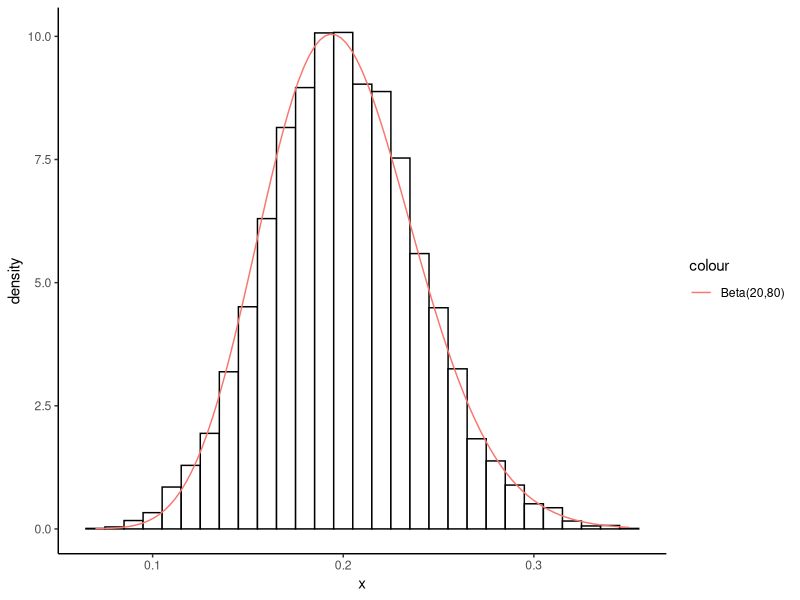
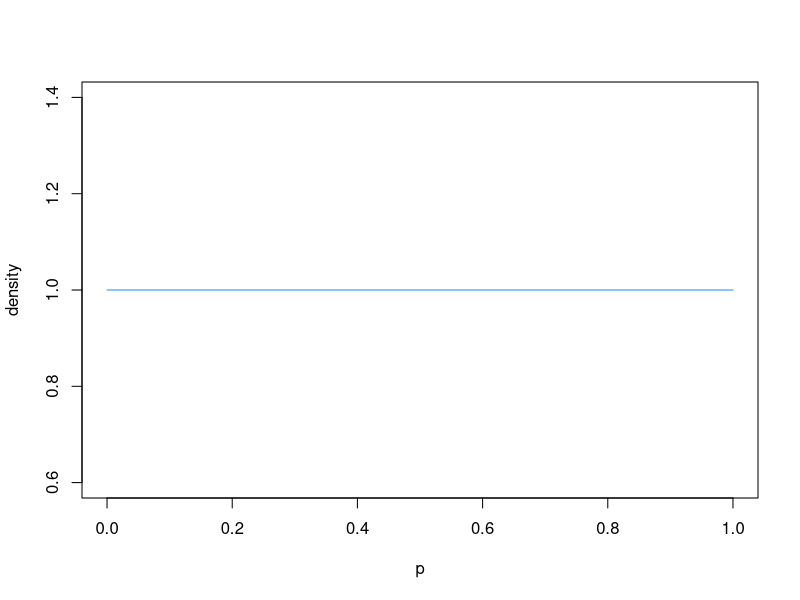
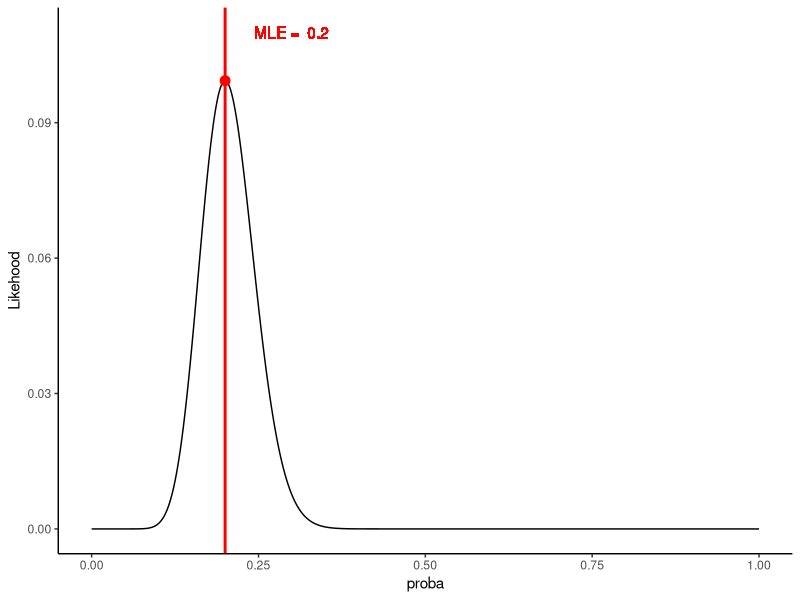
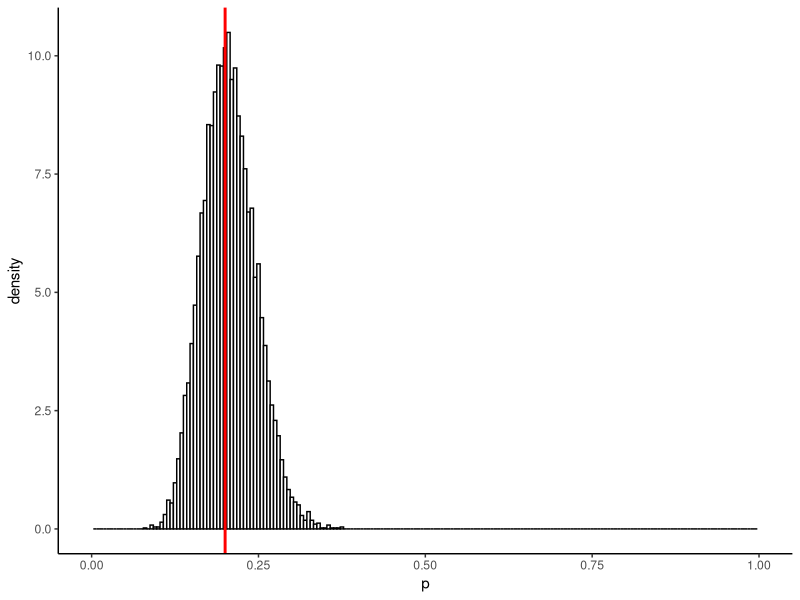
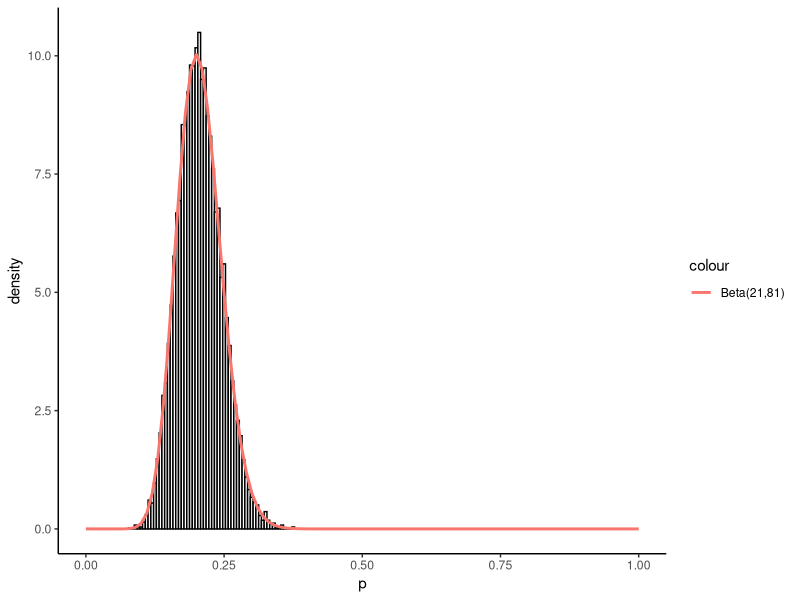
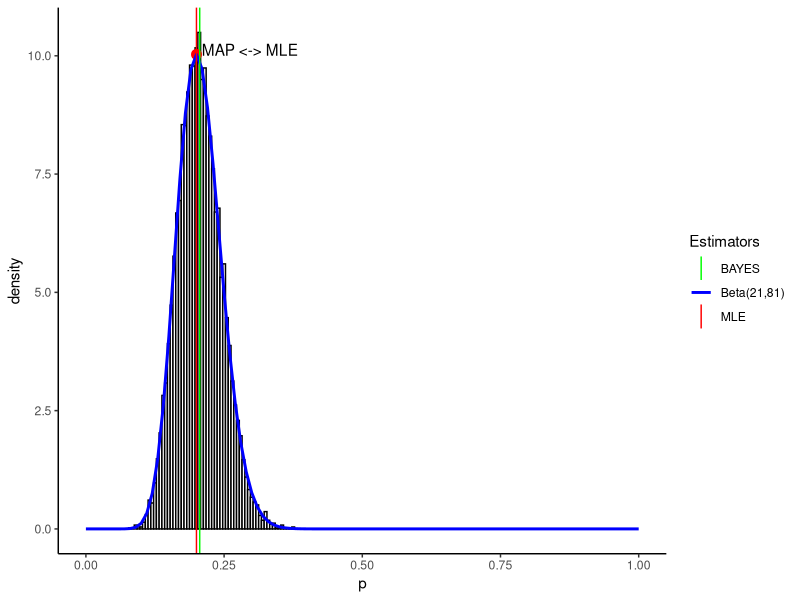
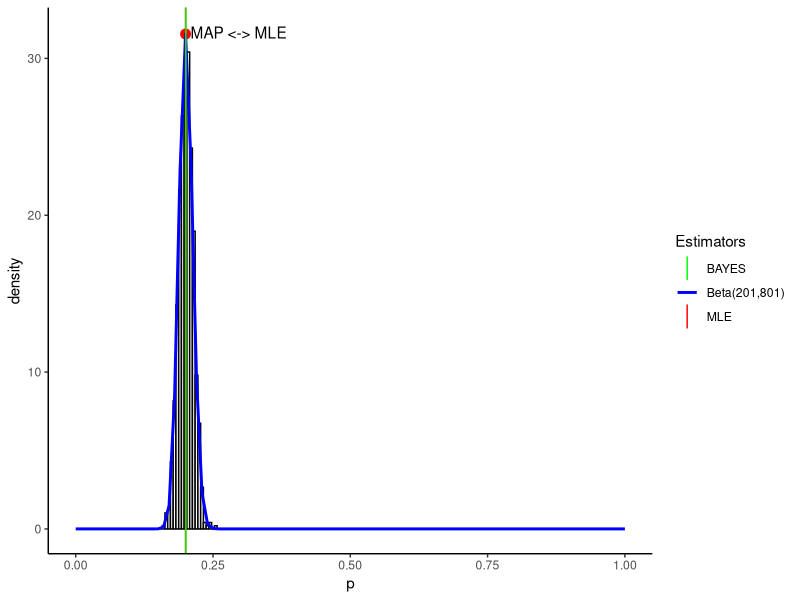
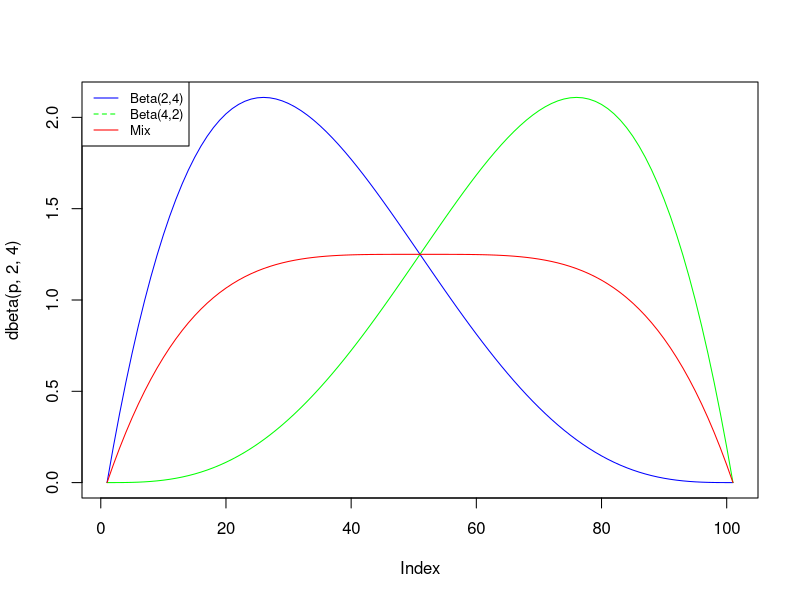

These figures' R source, in order:
## ---- chunk 1
knitr::opts_chunk$set(echo = FALSE)
library(ggplot2)
library(tidyverse)
## ---- chunk 2
x <- rbinom(10000, 100, 0.2)/100
ggplot(data.frame(x = x), aes(x = x)) + 
  theme_classic() +
  geom_histogram(aes(y = ..density..), binwidth = 0.01, color="black", fill="white") +
  stat_function(fun = dbeta, args = list(shape1 = 20, shape2 = 80), aes(colour = "Beta(20,80)"))
## ---- chunk 3
p = seq(0,1, length=100)
plot(p, dbeta(p, 1, 1), ylab="density", type ="l", col=4)
## ---- chunk 4
p.test <- seq(0,1,0.0001) 
v.vrais <- dbinom(x = 20, size = 100, prob = p.test)
max <- p.test[which(v.vrais == max(v.vrais))]
surf.inf <- sum(v.vrais[0:(which(v.vrais == max(v.vrais)) - 1)])
surf.sup <- sum(v.vrais[(which(v.vrais == max(v.vrais)) + 1):length(v.vrais)])
ggplot(data.frame(proba = p.test, Likehood = v.vrais), aes(x = proba, y = Likehood)) +
  geom_line() + 
  theme_classic() + 
  geom_vline(xintercept = max, 
                color = "red", size=1) +
  geom_point(data=data.frame(proba = max, Likehood = max(v.vrais)), 
             aes(x=proba,y=Likehood), 
             color='red',
             size=3) +
  geom_text(aes(x = max + 0.1, label=paste("MLE = ", max), y=0.11), colour="red")
## ---- chunk 5
v.p <- seq(0,1,0.001)
data <- data.frame(X = c(), p = c())
for(p in v.p){
  sampling <- rbinom(n = 1000, size = 100, prob = p)
  data <- rbind(data, data.frame(X = sampling, p = rep(p, 1000)))
}
data <- data %>% filter(X == 20)
ggplot(data, aes(x = p)) + 
  theme_classic() +
  geom_histogram(aes(y = ..density..), binwidth = 0.005, color="black", fill="white") +
  xlim(0,1) +
    geom_vline(xintercept = 0.2, 
                color = "red", size=1)
## ---- chunk 6
ggplot(data, aes(x = p)) + 
  theme_classic() +
  geom_histogram(aes(y = ..density..), binwidth = 0.005, color="black", fill="white") +
  xlim(0,1) +
  stat_function(fun = dbeta, args = list(shape1 = 21, shape2 = 81), aes(colour = "Beta(21,81)"), size=1)
## ---- chunk 7
map = 0.2
ggplot(data, aes(x = p)) + 
  theme_classic() +
  geom_histogram(aes(y = ..density..), binwidth = 0.005, color="black", fill="white") +
  xlim(0,1) +
  geom_point(data=data.frame(proba = map, Likehood = dbeta(map,21,81)), 
             aes(x=proba,y=Likehood), 
             color='red',
             size=3) +
  annotate(geom = "text", x= map + 0.1, y = dbeta(map,21,81) + 0.1, label="MAP <-> MLE ") +
  stat_function(fun = dbeta, args = list(shape1 = 21, shape2 = 81), aes(color = "Beta(21,81)"), size = 1) +
  geom_vline(aes(xintercept = map, 
                color = "MLE"), size = 0.5) + 
  geom_vline(aes(xintercept = (21/(21+81)), 
                color = "BAYES"), size = 0.5) +
  scale_color_manual(name = "Estimators", values = c(MLE = "red", BAYES = "green", "Beta(21,81)" = "blue"))

## ---- chunk 8
v.p <- seq(0,1,0.001)
data <- data.frame(X = c(), p = c())
for(p in v.p){
  sampling <- rbinom(n = 1000, size = 1000, prob = p)
  data <- rbind(data, data.frame(X = sampling, p = rep(p, 1000)))
}
data <- data %>% filter(X == 200)
map = 0.2
ggplot(data, aes(x = p)) + 
  theme_classic() +
  geom_histogram(aes(y = ..density..), binwidth = 0.005, color="black", fill="white") +
  xlim(0,1) +
  geom_point(data=data.frame(proba = map, Likehood = dbeta(map,201,801)), 
             aes(x=proba,y=Likehood), 
             color='red',
             size=3) +
  annotate(geom = "text", x= map + 0.1, y = dbeta(map,201,801) + 0.1, label="MAP <-> MLE ") +
  stat_function(fun = dbeta, args = list(shape1 = 201, shape2 = 801), aes(color = "Beta(201,801)"), size = 1) +
  geom_vline(aes(xintercept = map, 
                color = "MLE"), size = 0.5) + 
  geom_vline(aes(xintercept = (201/(201+801)), 
                color = "BAYES"), size = 0.5) +
  scale_color_manual(name = "Estimators", values = c(MLE = "red", BAYES = "green", "Beta(201,801)" = "blue"))

## ---- chunk 9
p <- seq(0, 1, 0.01)
f <- 0.5 * dbeta(p, 2, 4) + 0.5 * dbeta(p, 4, 2)

plot(dbeta(p, 2, 4), type = 'l', col = 'blue')
lines(dbeta(p, 4, 2), col = 'green')
lines(f, col = 'red')
legend("topleft", legend=c("Beta(2,4)", "Beta(4,2)", "Mix"),
       col=c("blue", "green", "red"), lty = 1:2, cex=0.8)
## ---- chunk 10
# On commence par calculer C1 et C2 se sera plus pratique :

C.1 <- beta(8 + 2, 10 - 8 + 4)/beta(2,4)
C.2 <- beta(8 + 4, 10 - 8 + 2)/beta(4,2)

W.1 <- 0.5 * C.1/(0.5 * C.1 + 0.5 * C.2)
W.2 <- 0.5 * C.2/(0.5 * C.1 + 0.5 * C.2)

p <- seq(0, 1, 0.01)
f.1 <- dbeta(p, 2 + 8, 4 + (10 - 8))
f.2 <- dbeta(p, 4 + 8, 2 + (10 - 8))
## ---- chunk 11

f.post <- W.1 * f.1 + W.2 * f.2

plot(f.post, type = 'l', col = 'purple')
lines(f, col = 'red')

legend("topleft", legend=c("Mix.prior", "Mix.posterior"),
       col=c("red", "purple"), lty = 1:2, cex=0.8)
